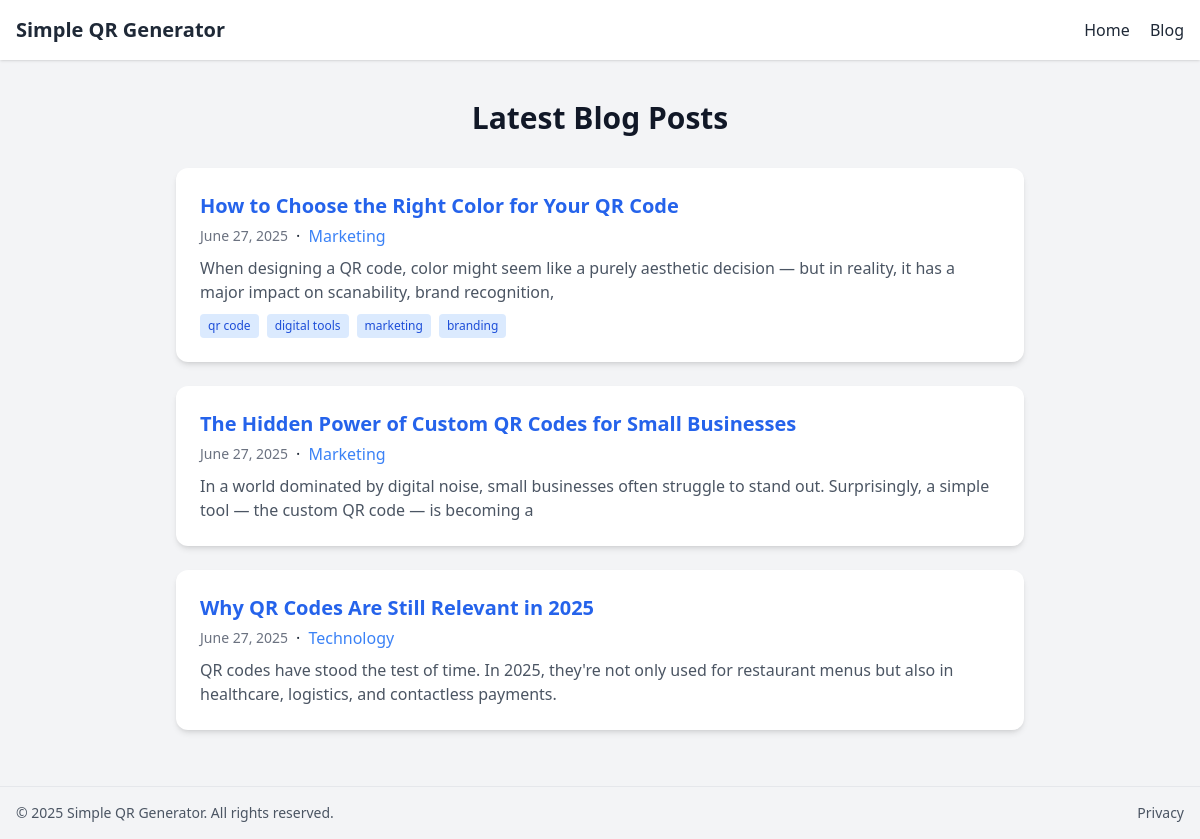
/blog, run on an earlier commit of the app's database.
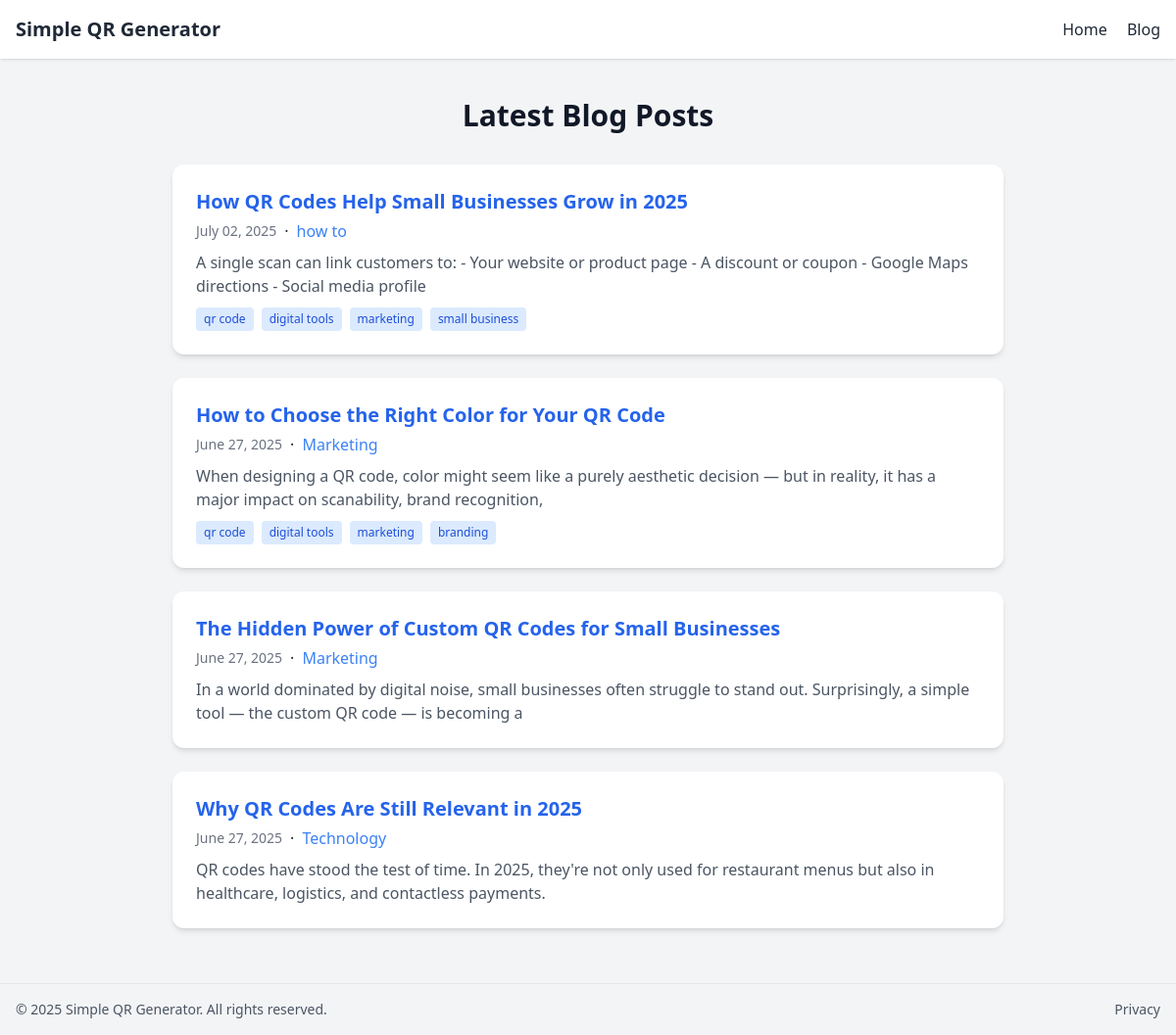
And on a later commit of the database.
### app/models.py (models this page shows)
class Post(Base):
    __tablename__ = "posts"
    id: Mapped[int] = mapped_column(primary_key=True, index=True)
    title: Mapped[str] = mapped_column(String(200))
    slug: Mapped[str] = mapped_column(String(200), unique=True, index=True)
    excerpt: Mapped[str] = mapped_column(String(300))
    content: Mapped[str] = mapped_column(Text)
    seo_title: Mapped[str | None] = mapped_column(String(255), nullable=True)
    seo_description: Mapped[str | None] = mapped_column(String(300), nullable=True)
    status: Mapped[PostStatus] = mapped_column(
        Enum(PostStatus), nullable=False, index=True, default=PostStatus.draft
    )
    created_at: Mapped[DateTime] = mapped_column(
        DateTime(timezone=True), server_default=func.now()
    )
    is_deleted: Mapped[bool] = mapped_column(Boolean, nullable=False, default=False)
    category_id: Mapped[int | None] = mapped_column(ForeignKey("categories.id", ondelete="SET NULL"))
    category: Mapped["Category | None"] = relationship("Category", back_populates="posts")
    tags: Mapped[list["Tag"]] = relationship(
        "Tag",
        secondary="post_tags",
        back_populates="posts",
    )

class Category(Base):
    __tablename__ = "categories"
    id: Mapped[int] = mapped_column(primary_key=True, index=True)
    name: Mapped[str] = mapped_column(String(100), unique=True, index=True)
    posts: Mapped[list["Post"]] = relationship(
        "Post",
        back_populates="category",
        cascade="all, delete",
    )

class Tag(Base):
    __tablename__ = "tags"
    id: Mapped[int] = mapped_column(primary_key=True, index=True)
    name: Mapped[str] = mapped_column(String(100), unique=True, index=True)
    posts: Mapped[list["Post"]] = relationship(
        "Post",
        secondary="post_tags",
        back_populates="tags",
        cascade="all, delete",
    )

### app/endpoints_blog.py (the view)
@router.get("/blog", response_class=HTMLResponse)
async def blog_list(request: Request, session: AsyncSession = Depends(get_async_session), tag: str = Query(None), category: str = Query(None)):
    posts = [
        p for p in await get_all_posts(session)
        if p.status == PostStatus.published and not getattr(p, 'is_deleted', False)
    ]
    selected_tag = None
    selected_category = None
    if tag:
        tags = await get_all_tags(session)
        selected_tag = next((t for t in tags if getattr(t, 'slug', None) == tag or t.name == tag), None)
        if selected_tag:
            posts = [p for p in posts if selected_tag in p.tags]
    if category:
        categories = await get_all_categories(session)
        selected_category = next((c for c in categories if getattr(c, 'slug', None) == category or c.name == category), None)
        if selected_category:
            posts = [p for p in posts if p.category and p.category.id == selected_category.id]
    posts.sort(key=lambda p: getattr(p, 'created_at', None) or 0, reverse=True)
    return templates.TemplateResponse("blog_list.html", {"request": request, "posts": posts, "selected_tag": selected_tag, "selected_category": selected_category})

### app/templates/blog_list.html (shortened to what this page needs)
{% extends "base.html" %}
{% block content %}
<main class="max-w-4xl mx-auto p-6 space-y-8" aria-label="Blog Content">
  <h1 class="text-3xl font-extrabold text-gray-900 text-center">Latest Blog Posts</h1>
  <section aria-label="Blog Post List">
    {% if posts %}
      <div class="space-y-6">
        {% for post in posts %}
          <article class="bg-white shadow-md rounded-xl p-6 hover:shadow-lg transition" itemscope itemtype="http://schema.org/Article">
            <header>
              <a href="/blog/{{ post.slug }}" class="block">
                <h2 class="text-xl font-semibold text-blue-600 hover:underline" itemprop="headline">{{ post.title }}</h2>
              </a>
              <div class="flex items-center gap-2 mt-1">
                <time datetime="{{ post.created_at.strftime('%Y-%m-%d') }}" class="text-sm text-gray-500" itemprop="datePublished">{{ post.created_at.strftime('%B %d, %Y') }}</time>
                {% if post.category %}
                  &middot; <a href="/blog?category={{ post.category.name }}" class="text-blue-500 hover:underline">{{ post.category.name }}</a>
                {% endif %}
              </div>
            </header>
            <p class="text-gray-600 mt-2" itemprop="description">{{ post.excerpt }}</p>
            {% if post.tags %}
              <ul class="flex flex-wrap gap-2 mt-2">
                {% for tag in post.tags %}
                  <li>
                    <a href="/blog?tag={{ tag.name }}" rel="tag" class="inline-block bg-blue-100 text-blue-700 px-2 py-1 rounded text-xs">{{ tag.name }}</a>
                  </li>
                {% endfor %}
              </ul>
            {% endif %}
          </article>
        {% endfor %}
      </div>
    {% else %}
      <p class="text-center text-gray-500">No posts yet. Stay tuned!</p>
    {% endif %}
  </section>
</main>
{% endblock %}

### app/templates/base.html (shortened to what this page needs)
<!DOCTYPE html>
<html lang="en">
<head>
  <script src="https://cdn.tailwindcss.com"></script>
  <link href="{{ url_for('static', path='main.css') }}" rel="stylesheet">
</head>
<body class="bg-gray-100 text-gray-800 flex flex-col min-h-screen">
<header class="bg-white shadow">
  <div class="max-w-7xl mx-auto flex justify-between items-center p-4">
    <a href="/" class="text-xl font-bold">Simple QR Generator</a>
    <nav class="space-x-4">
      <a href="/" class="hover:text-blue-600">Home</a>
      <a href="/blog" class="hover:text-blue-600">Blog</a>
    </nav>
  </div>
</header>
<main class="flex-1 max-w-7xl mx-auto p-4">
  {% block content %}{% endblock %}
</main>
<footer class="bg-gray-100 border-t mt-4">
  <div class="max-w-7xl mx-auto p-4 flex flex-col md:flex-row justify-between text-gray-600 text-sm">
    <span>© 2025 Simple QR Generator. All rights reserved.</span>
    <div class="space-x-4 mt-2 md:mt-0">
      <a href="/privacy" class="hover:underline">Privacy</a>
    </div>
  </div>
</footer>
</body>
</html>

What changed in the data, as far as the page shows it:
added Post: title "How QR Codes Help Small Businesses Grow in 2025", created_at "July 02, 2025", category.name "how to", excerpt "A single scan can link customers to: - Your website or product page - A discount or coupon - Google Maps directions - Social media profile", Tag (name "qr code"), Tag (name "digital tools"), Tag (name "marketing")
now on this page (row unchanged): Tag: name "small business", shown under "How QR Codes Help Small Businesses Grow in 2025"
